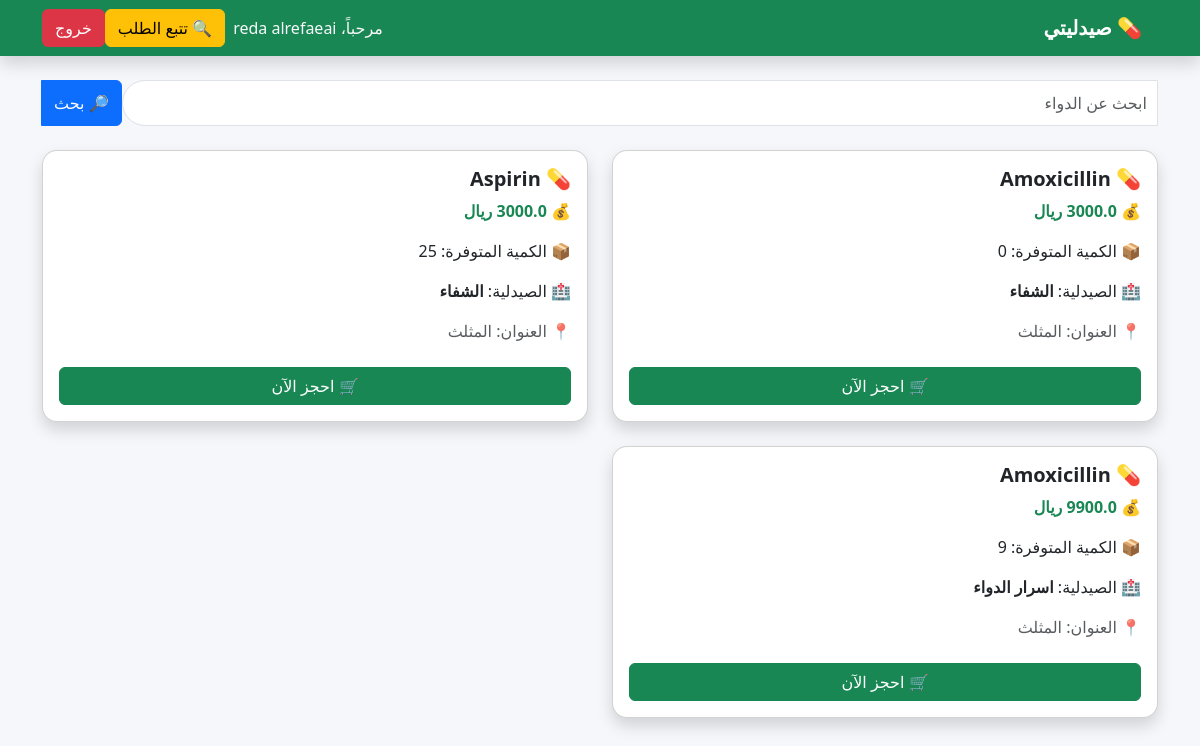
Screenshot of / (signed in) with the database file from the repository.
### app.py (models this page shows)
class Drug(db.Model):
    id = db.Column(db.Integer, primary_key=True)
    name = db.Column(db.String(100))
    price = db.Column(db.String(50))
    quantity = db.Column(db.Integer)
    available = db.Column(db.Boolean, default=True)
    pharmacist_id = db.Column(db.Integer, db.ForeignKey("pharmacist.id"))

class Pharmacist(db.Model):
    id = db.Column(db.Integer, primary_key=True)
    email = db.Column(db.String(100), unique=True)
    pharmacy_name = db.Column(db.String(100))
    approved = db.Column(db.Boolean, default=False)
    address = db.Column(db.String(255))
    drugs = db.relationship("Drug", backref="pharmacist")
    orders = db.relationship("Order", backref="pharmacist")
    supply_requests = db.relationship("SupplyRequest", backref="pharmacist")

### app.py (the view, shortened to what this page needs)
@app.route("/", methods=["GET", "POST"])
def index():
    search = request.form.get("search")  # لأن النموذج POST
    if search:
        drugs = Drug.query.filter(
            and_(Drug.name.contains(search), Drug.available==True)
        ).all()
        not_found = len(drugs) == 0
    else:
        drugs = Drug.query.filter_by(available=True).all()
        not_found = False
    user_name = session.get("user_name")
    user_id = session.get("user_id")
    notifications_orders = 0
    notifications_supply = 0
    return render_template(
        "index.html",
        drugs=drugs,
        search=search,
        not_found=not_found,
        notifications_orders=notifications_orders,
        notifications_supply=notifications_supply,
        user_name=user_name,
        user_id=user_id
    )

### templates/index.html (shortened to what this page needs)
<!DOCTYPE html>
<html lang="ar" dir="rtl">
<head>
<link href="https://cdn.jsdelivr.net/npm/bootstrap@5.3.2/dist/css/bootstrap.min.css" rel="stylesheet">
</head>
<body>
<nav class="navbar navbar-expand-lg navbar-dark bg-success shadow">
  <div class="container">
    <a class="navbar-brand fw-bold">💊 صيدليتي</a>
    <div class="d-flex align-items-center">
      {% if not session.get('user_id') %}
        <a href="{{ url_for('register_pharmacist') }}" class="btn btn-light me-2">
          👤 تسجيل دخول صيدلي
        </a>
        <a href="{{ url_for('register_user') }}" class="btn btn-primary">
          📝 تسجيل مستخدم
        </a>
      {% else %}
        <span class="text-light me-3">
          مرحباً، {{ session.get('user_name') }}
        </span>
        <a href="{{ url_for('track_order') }}" class="btn btn-warning me-2">
          🔍 تتبع الطلب
        </a>
        <a href="{{ url_for('user_logout') }}" class="btn btn-danger">
          خروج
        </a>
      {% endif %}
    </div>
  </div>
</nav>
<div class="container mt-4">
  <form method="POST" class="mb-4">
    <div class="input-group">
      <input
    type="text"
    name="search"
    class="form-control search-box"
    placeholder="ابحث عن الدواء"
    value=""
>
      <button type="submit" class="btn btn-primary">
        🔎 بحث
      </button>
    </div>
  </form>
{% if drugs %}
<div class="row">
{% for d in drugs %}
<div class="col-md-6 mb-4">
<div class="card card-pharmacy shadow p-3">
<h5 class="fw-bold">
💊 {{ d.name }}
</h5>
<p class="text-success fw-bold">
💰 {{ d.price }} ريال
</p>
<p>
📦 الكمية المتوفرة: {{ d.quantity }}
</p>
<p>
🏥 الصيدلية:
<strong>
{{ d.pharmacist.pharmacy_name if d.pharmacist else "غير معروف" }}
</strong>
</p>
<p class="text-muted">
📍 العنوان:
{{ d.pharmacist.address if d.pharmacist else "غير متوفر" }}
</p>
{% if session.get('user_id') %}
<button
class="btn btn-success w-100 mt-2"
data-bs-toggle="modal"
data-bs-target="#orderModal"
onclick="setDrug('{{ d.id }}','{{ d.name }}','{{ d.price }}','{{ d.address }}','{{ d.quantity }}')"
>
🛒 احجز الآن
</button>
{% endif %}
</div>
</div>
{% endfor %}
</div>
{% endif %}
</body>
</html>

### templates/index.html (style rules this page uses)
body { background:#f5f7fb; }
.card-pharmacy { border-radius:15px; transition:0.3s; height:100%; }
.search-box { border-radius:30px; padding:10px; }

### rows the page displays
Drug: name "Amoxicillin", quantity "0", pharmacist "الشفاء", pharmacist "المثلث"
Drug: name "Aspirin", quantity "25", pharmacist "الشفاء", pharmacist "المثلث"
Drug: name "Amoxicillin", quantity "9", pharmacist "اسرار الدواء", pharmacist "المثلث"

### other values shown
{{ session.get('user_name') }} "reda alrefaeai"
